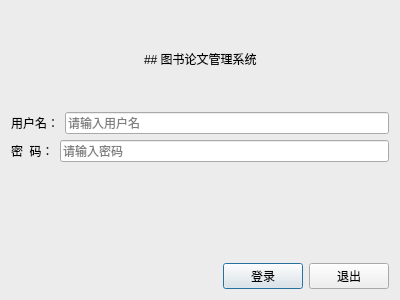
<?xml version="1.0" encoding="UTF-8"?>
<ui version="4.0">
 <class>Dialog</class>
 <widget class="QDialog" name="Dialog">
  <property name="geometry">
   <rect>
    <x>0</x>
    <y>0</y>
    <width>400</width>
    <height>300</height>
   </rect>
  </property>
  <property name="palette">
   <palette>
    <active>
     <colorrole role="Window">
      <brush brushstyle="SolidPattern">
       <color alpha="255">
        <red>240</red>
        <green>222</green>
        <blue>237</blue>
       </color>
      </brush>
     </colorrole>
    </active>
    <inactive>
     <colorrole role="Window">
      <brush brushstyle="SolidPattern">
       <color alpha="255">
        <red>236</red>
        <green>236</green>
        <blue>236</blue>
       </color>
      </brush>
     </colorrole>
    </inactive>
    <disabled>
     <colorrole role="Window">
      <brush brushstyle="SolidPattern">
       <color alpha="255">
        <red>240</red>
        <green>222</green>
        <blue>237</blue>
       </color>
      </brush>
     </colorrole>
    </disabled>
   </palette>
  </property>
  <property name="windowTitle">
   <string>Dialog</string>
  </property>
  <layout class="QVBoxLayout" name="verticalLayout" stretch="2,5,5,2,2">
   <item>
    <layout class="QHBoxLayout" name="horizontalLayout_3">
     <item>
      <spacer name="horizontalSpacer">
       <property name="orientation">
        <enum>Qt::Horizontal</enum>
       </property>
       <property name="sizeHint" stdset="0">
        <size>
         <width>40</width>
         <height>20</height>
        </size>
       </property>
      </spacer>
     </item>
     <item>
      <widget class="QLabel" name="label_3">
       <property name="text">
        <string>## 图书论文管理系统</string>
       </property>
       <property name="textFormat">
        <enum>Qt::MarkdownText</enum>
       </property>
      </widget>
     </item>
     <item>
      <spacer name="horizontalSpacer_2">
       <property name="orientation">
        <enum>Qt::Horizontal</enum>
       </property>
       <property name="sizeHint" stdset="0">
        <size>
         <width>40</width>
         <height>20</height>
        </size>
       </property>
      </spacer>
     </item>
    </layout>
   </item>
   <item>
    <layout class="QHBoxLayout" name="horizontalLayout">
     <item>
      <widget class="QLabel" name="label">
       <property name="text">
        <string>用户名：</string>
       </property>
      </widget>
     </item>
     <item>
      <widget class="QLineEdit" name="lineEdit">
       <property name="inputMask">
        <string/>
       </property>
       <property name="text">
        <string/>
       </property>
       <property name="placeholderText">
        <string>请输入用户名</string>
       </property>
      </widget>
     </item>
    </layout>
   </item>
   <item>
    <layout class="QHBoxLayout" name="horizontalLayout_2">
     <item>
      <widget class="QLabel" name="label_2">
       <property name="text">
        <string>密  码：</string>
       </property>
      </widget>
     </item>
     <item>
      <widget class="QLineEdit" name="lineEdit_2">
       <property name="text">
        <string/>
       </property>
       <property name="placeholderText">
        <string>请输入密码</string>
       </property>
       <property name="clearButtonEnabled">
        <bool>false</bool>
       </property>
      </widget>
     </item>
    </layout>
   </item>
   <item>
    <spacer name="verticalSpacer">
     <property name="orientation">
      <enum>Qt::Vertical</enum>
     </property>
     <property name="sizeHint" stdset="0">
      <size>
       <width>20</width>
       <height>40</height>
      </size>
     </property>
    </spacer>
   </item>
   <item>
    <layout class="QHBoxLayout" name="horizontalLayout_4" stretch="3,1,1">
     <item>
      <spacer name="horizontalSpacer_3">
       <property name="orientation">
        <enum>Qt::Horizontal</enum>
       </property>
       <property name="sizeHint" stdset="0">
        <size>
         <width>40</width>
         <height>20</height>
        </size>
       </property>
      </spacer>
     </item>
     <item>
      <widget class="QPushButton" name="pushButton_2">
       <property name="text">
        <string>登录</string>
       </property>
      </widget>
     </item>
     <item>
      <widget class="QPushButton" name="pushButton">
       <property name="text">
        <string>退出</string>
       </property>
      </widget>
     </item>
    </layout>
   </item>
  </layout>
 </widget>
 <resources/>
 <connections/>
</ui>
